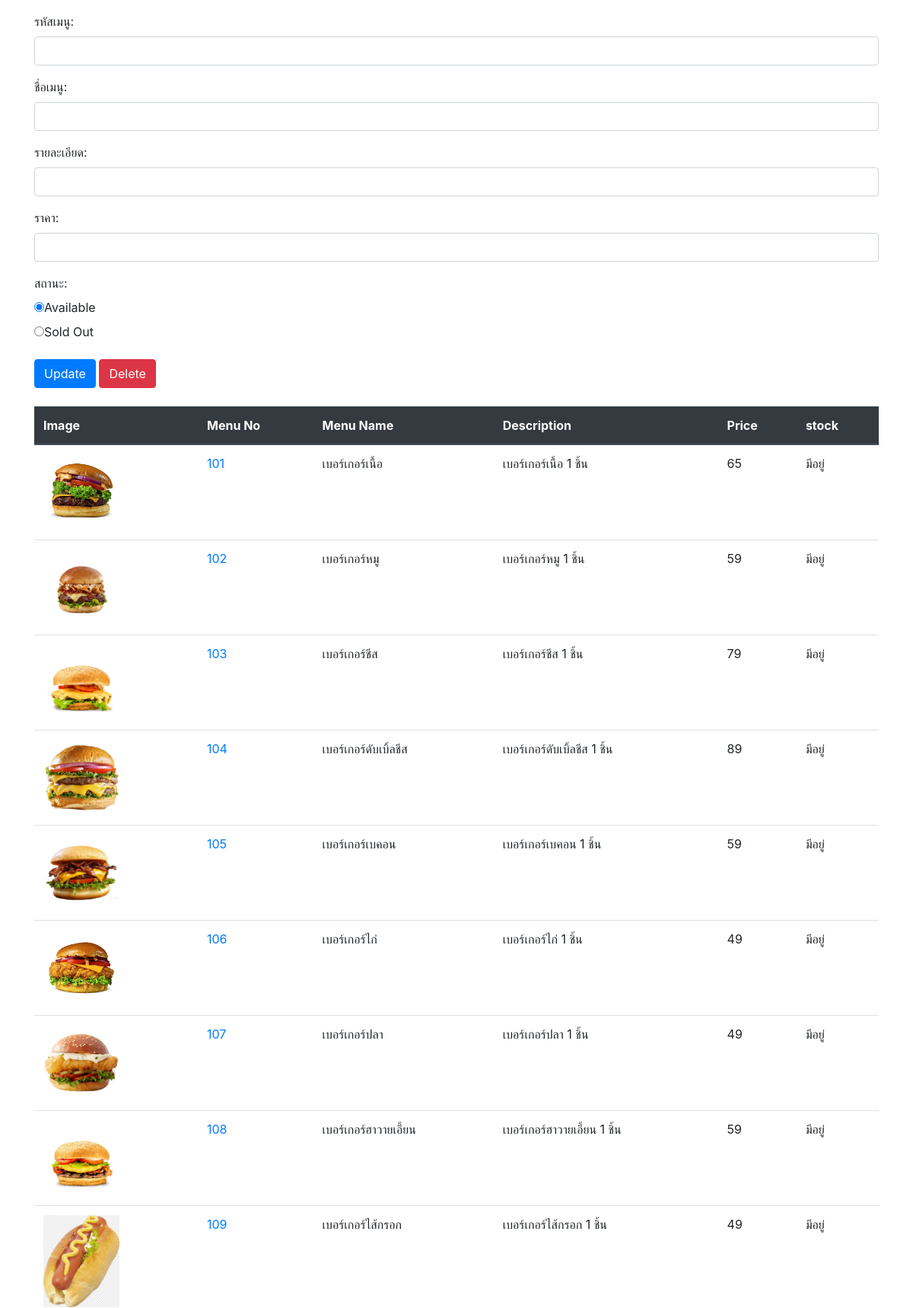
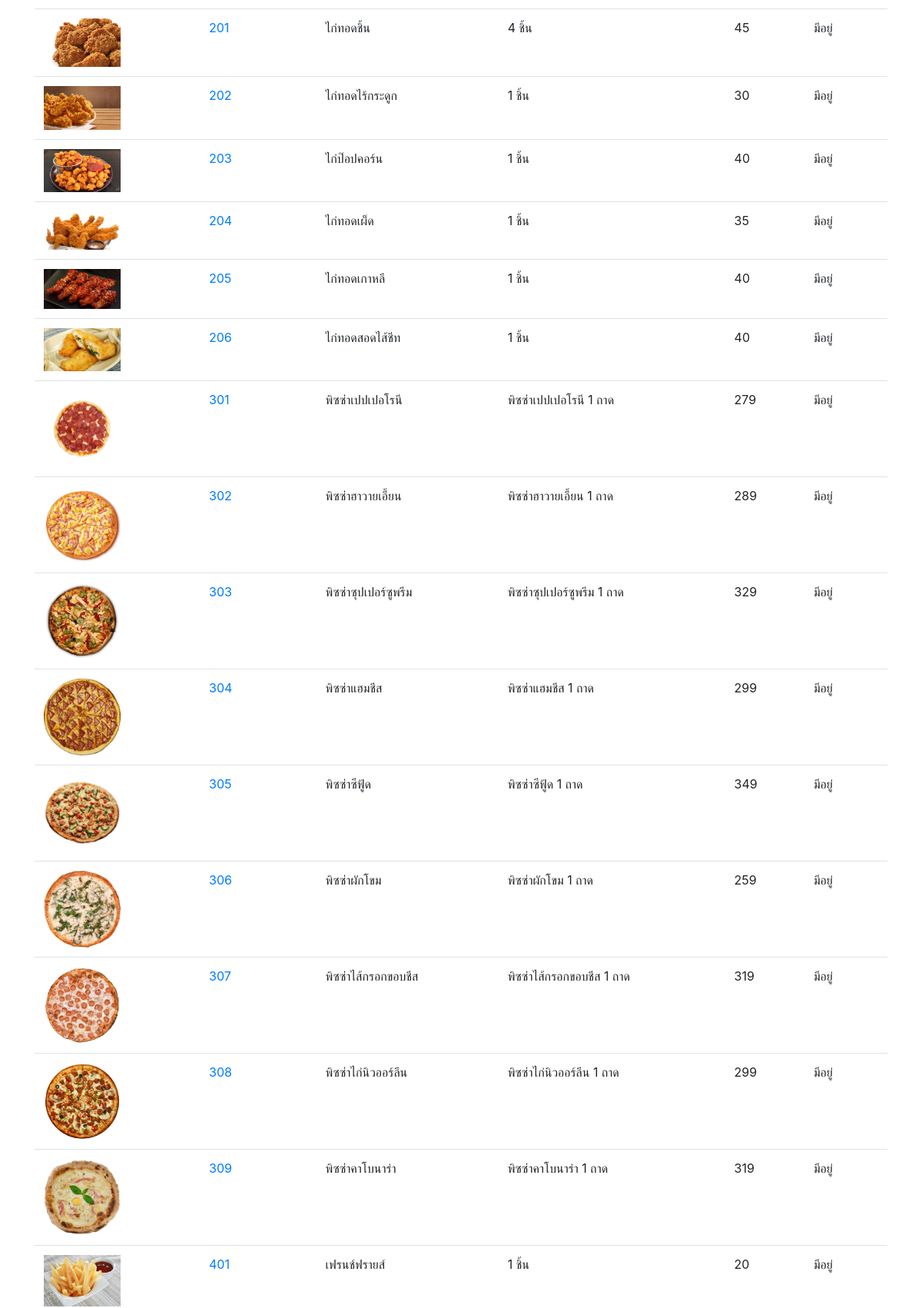
The app's page /menu_manager.php (signed in, upper part) with its own data (2 pictures, top to bottom).
### tables this page shows
CREATE TABLE "menu" (
	"menu_no"	INTEGER,
	"menu_name"	TEXT,
	"description"	TEXT,
	"price"	INTEGER,
	"img_path"	TEXT,
	"stock"	TEXT CHECK("stock" IN ('มีอยู่', 'หมด')),
	PRIMARY KEY("menu_no")
);

### menu_manager.php (the view, shortened to what this page needs)
<!DOCTYPE html>
<html lang="en">
<head>
    <link rel="stylesheet" href="https://maxcdn.bootstrapcdn.com/bootstrap/4.3.1/css/bootstrap.min.css">
</head>
<body>
<div class="container">
    <?php
    $db = new MyDB();
    function displayAllRecords($db) {
        $sql = "SELECT * FROM menu";
        $ret = $db->query($sql);
        if ($ret->numColumns() > 0) {
            echo "<table class='table'>";
            echo "<thead class='thead-dark'><tr><th>Image</th><th>Menu No</th><th>Menu Name</th><th>Description</th><th>Price</th><th>stock</th></tr></thead>";
            echo "<tbody>";
            while($row = $ret->fetchArray(SQLITE3_ASSOC) ) {
                echo "<tr>";
                echo "<td><img src='" . $row["img_path"] . "' alt='Menu Image' style='width:100px;height:auto;'></td>";
                echo "<td><a href='?invalue=" . $row["menu_no"] . "'>" . $row["menu_no"] . "</a></td>";
                echo "<td>" . $row["menu_name"] . "</td>";
                echo "<td>" . $row["description"] . "</td>";
                echo "<td>" . $row["price"] . "</td>";
                echo "<td>" . $row["stock"] . "</td>";
                echo "</tr>";
            }
            echo "</tbody></table>";
        } else {
            echo "0 results";
        }
    }
    if (isset($_GET['invalue'])) {
        $id = $_GET['invalue'];
        displayRecordDetails($db, $id);
    } else {
        echo "<form method='post' class='mt-3'>";
        echo "<div class='form-group'><label for='menu_no'>รหัสเมนู:</label><input type='text' class='form-control' id='menu_no' name='menu_no' value=''></div>";
        echo "<div class='form-group'><label for='menu_name'>ชื่อเมนู:</label><input type='text' class='form-control' id='menu_name' name='menu_name' value=''></div>";
        echo "<div class='form-group'><label for='description'>รายละเอียด:</label><input type='text' class='form-control' id='description' name='description' value=''></div>";
        echo "<div class='form-group'><label for='price'>ราคา:</label><input type='text' class='form-control' id='price' name='price' value=''></div>";
        echo "<div class='form-group'><label for='stock'>สถานะ:</label><br>";
        echo "<input type='radio' id='available' name='stock' value='available' checked>";
        echo "<label for='available'>Available</label><br>";
        echo "<input type='radio' id='sold_out' name='stock' value='sold out'>";
        echo "<label for='sold_out'>Sold Out</label>";
        echo "</div>";
        echo "<button type='submit' class='btn btn-primary' name='update'>Update</button> ";
        echo "<button type='submit' class='btn btn-danger' name='delete'>Delete</button>";
        echo "</form><br>";
    }
    displayAllRecords($db);
    ?>
</div>
</body>
</html>

### records on screen
menu: shows a picture, menu_no "101", menu_name "เบอร์เกอร์เนื้อ", description "เบอร์เกอร์เนื้อ 1 ชิ้น", price "65", stock "มีอยู่"
menu: shows a picture, menu_no "102", menu_name "เบอร์เกอร์หมู", description "เบอร์เกอร์หมู 1 ชิ้น", price "59", stock "มีอยู่"
menu: shows a picture, menu_no "103", menu_name "เบอร์เกอร์ชีส", description "เบอร์เกอร์ชีส 1 ชิ้น", price "79", stock "มีอยู่"
menu: shows a picture, menu_no "104", menu_name "เบอร์เกอร์ดับเบิ้ลชีส", description "เบอร์เกอร์ดับเบิ้ลชีส 1 ชิ้น", price "89", stock "มีอยู่"
menu: shows a picture, menu_no "105", menu_name "เบอร์เกอร์เบคอน", description "เบอร์เกอร์เบคอน 1 ชิ้น", price "59", stock "มีอยู่"
menu: shows a picture, menu_no "106", menu_name "เบอร์เกอร์ไก่", description "เบอร์เกอร์ไก่ 1 ชิ้น", price "49", stock "มีอยู่"
menu: shows a picture, menu_no "107", menu_name "เบอร์เกอร์ปลา", description "เบอร์เกอร์ปลา 1 ชิ้น", price "49", stock "มีอยู่"
menu: shows a picture, menu_no "108", menu_name "เบอร์เกอร์ฮาวายเอี้ยน", description "เบอร์เกอร์ฮาวายเอี้ยน 1 ชิ้น", price "59", stock "มีอยู่"
menu: shows a picture, menu_no "109", menu_name "เบอร์เกอร์ไส้กรอก", description "เบอร์เกอร์ไส้กรอก 1 ชิ้น", price "49", stock "มีอยู่"
menu: shows a picture, menu_no "201", menu_name "ไก่ทอดชิ้น", description "4 ชิ้น", price "45", stock "มีอยู่"
menu: shows a picture, menu_no "202", menu_name "ไก่ทอดไร้กระดูก", description "1 ชิ้น", price "30", stock "มีอยู่"
menu: shows a picture, menu_no "203", menu_name "ไก่ป๊อปคอร์น", description "1 ชิ้น", price "40", stock "มีอยู่"
menu: shows a picture, menu_no "204", menu_name "ไก่ทอดเผ็ด", description "1 ชิ้น", price "35", stock "มีอยู่"
menu: shows a picture, menu_no "205", menu_name "ไก่ทอดเกาหลี", description "1 ชิ้น", price "40", stock "มีอยู่"
menu: shows a picture, menu_no "206", menu_name "ไก่ทอดสอดไส้ชีท", description "1 ชิ้น", price "40", stock "มีอยู่"
menu: shows a picture, menu_no "301", menu_name "พิซซ่าเปปเปอโรนี", description "พิซซ่าเปปเปอโรนี 1 ถาด", price "279", stock "มีอยู่"
menu: shows a picture, menu_no "302", menu_name "พิซซ่าฮาวายเอี้ยน", description "พิซซ่าฮาวายเอี้ยน 1 ถาด", price "289", stock "มีอยู่"
menu: shows a picture, menu_no "303", menu_name "พิซซ่าซุปเปอร์ซูพรีม", description "พิซซ่าซุปเปอร์ซูพรีม 1 ถาด", price "329", stock "มีอยู่"
menu: shows a picture, menu_no "304", menu_name "พิซซ่าแฮมชีส", description "พิซซ่าแฮมชีส 1 ถาด", price "299", stock "มีอยู่"
menu: shows a picture, menu_no "305", menu_name "พิซซ่าซีฟู้ด", description "พิซซ่าซีฟู้ด 1 ถาด", price "349", stock "มีอยู่"
menu: shows a picture, menu_no "306", menu_name "พิซซ่าผักโขม", description "พิซซ่าผักโขม 1 ถาด", price "259", stock "มีอยู่"
menu: shows a picture, menu_no "307", menu_name "พิซซ่าไส้กรอกขอบชีส", description "พิซซ่าไส้กรอกขอบชีส 1 ถาด", price "319", stock "มีอยู่"
menu: shows a picture, menu_no "308", menu_name "พิซซ่าไก่นิวออร์ลีน", description "พิซซ่าไก่นิวออร์ลีน 1 ถาด", price "299", stock "มีอยู่"
menu: shows a picture, menu_no "309", menu_name "พิซซ่าคาโบนาร่า", description "พิซซ่าคาโบนาร่า 1 ถาด", price "319", stock "มีอยู่"
menu: shows a picture, menu_no "401", menu_name "เฟรนช์ฟรายส์", description "1 ชิ้น", price "20", stock "มีอยู่"
